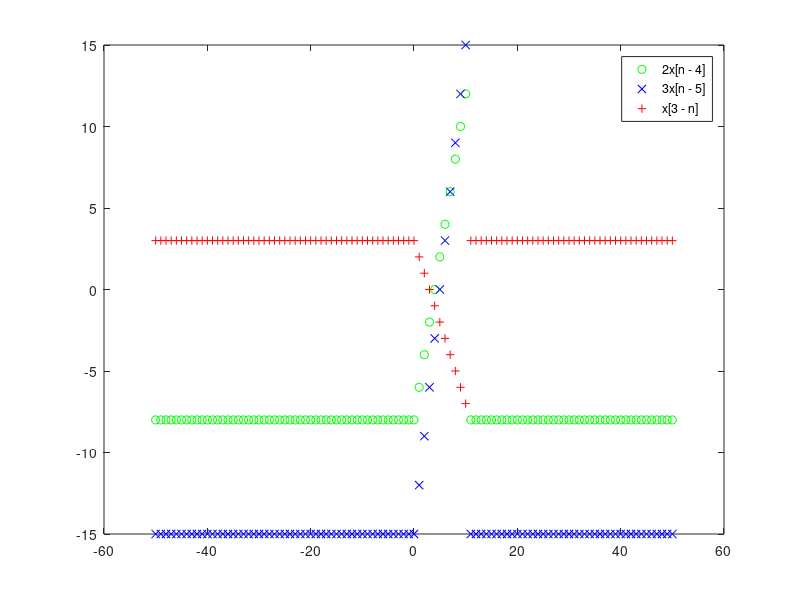

Write the MATLAB code that produced this figure.
% ch02/assessment_problem_39.m

n = -50 : 50;
x = ifelse(n >= 0 & n <= 10, n, 0);

plot(n, 2 * (x - 4), 'og', n, 3 * (x - 5), 'xb', ...
     n, 3 - x, '+r');
legend('2x[n - 4]', '3x[n - 5]', 'x[3 - n]');
